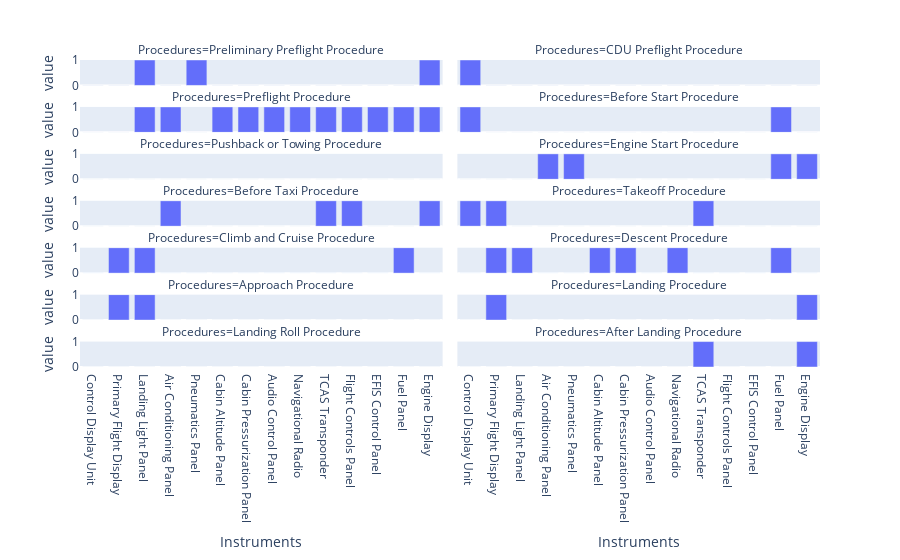

The cell this chart's notebook holds for it:
### Code cell
fig = px.bar(meltedPhases, x="Instruments", y="value",
             facet_col="Procedures",
            facet_col_wrap=2)
fig.update_yaxes(range=[0,1])
fig.update_yaxes(nticks=2)
fig.show()

### Figure 1 — Plotly figure (JSON) as saved in the notebook; plotly's stock layout.template omitted (floating-point values rounded to 4 significant figures)
{"data": [{"alignmentgroup": "True", "hovertemplate": "Procedures=Preliminary Preflight Procedure<br>Instruments=%{x}<br>value=%{y}<extra></extra>", "legendgroup": "", "marker": {"color": "#636efa"}, "name": "", "offsetgroup": "", "orientation": "v", "showlegend": false, "textposition": "auto", "type": "bar", "x": ["Control Display Unit", "Primary Flight Display", "Landing Light Panel", "Air Conditioning Panel", "Pneumatics Panel", "Cabin Altitude Panel", "Cabin Pressurization Panel", "Audio Control Panel", "Navigational Radio", "TCAS Transponder", "Flight Controls Panel", "EFIS Control Panel", "Fuel Panel", "Engine Display"], "xaxis": "x13", "y": [0, 0, 1, 0, 1, 0, 0, 0, 0, 0, 0, 0, 0, 1], "yaxis": "y13"}, {"alignmentgroup": "True", "hovertemplate": "Procedures=CDU Preflight Procedure<br>Instruments=%{x}<br>value=%{y}<extra></extra>", "legendgroup": "", "marker": {"color": "#636efa"}, "name": "", "offsetgroup": "", "orientation": "v", "showlegend": false, "textposition": "auto", "type": "bar", "x": ["Control Display Unit", "Primary Flight Display", "Landing Light Panel", "Air Conditioning Panel", "Pneumatics Panel", "Cabin Altitude Panel", "Cabin Pressurization Panel", "Audio Control Panel", "Navigational Radio", "TCAS Transponder", "Flight Controls Panel", "EFIS Control Panel", "Fuel Panel", "Engine Display"], "xaxis": "x14", "y": [1, 0, 0, 0, 0, 0, 0, 0, 0, 0, 0, 0, 0, 0], "yaxis": "y14"}, {"alignmentgroup": "True", "hovertemplate": "Procedures=Preflight Procedure<br>Instruments=%{x}<br>value=%{y}<extra></extra>", "legendgroup": "", "marker": {"color": "#636efa"}, "name": "", "offsetgroup": "", "orientation": "v", "showlegend": false, "textposition": "auto", "type": "bar", "x": ["Control Display Unit", "Primary Flight Display", "Landing Light Panel", "Air Conditioning Panel", "Pneumatics Panel", "Cabin Altitude Panel", "Cabin Pressurization Panel", "Audio Control Panel", "Navigational Radio", "TCAS Transponder", "Flight Controls Panel", "EFIS Control Panel", "Fuel Panel", "Engine Display"], "xaxis": "x11", "y": [0, 0, 1, 1, 0, 1, 1, 1, 1, 1, 1, 1, 1, 1], "yaxis": "y11"}, {"alignmentgroup": "True", "hovertemplate": "Procedures=Before Start Procedure<br>Instruments=%{x}<br>value=%{y}<extra></extra>", "legendgroup": "", "marker": {"color": "#636efa"}, "name": "", "offsetgroup": "", "orientation": "v", "showlegend": false, "textposition": "auto", "type": "bar", "x": ["Control Display Unit", "Primary Flight Display", "Landing Light Panel", "Air Conditioning Panel", "Pneumatics Panel", "Cabin Altitude Panel", "Cabin Pressurization Panel", "Audio Control Panel", "Navigational Radio", "TCAS Transponder", "Flight Controls Panel", "EFIS Control Panel", "Fuel Panel", "Engine Display"], "xaxis": "x12", "y": [1, 0, 0, 0, 0, 0, 0, 0, 0, 0, 0, 0, 1, 0], "yaxis": "y12"}, {"alignmentgroup": "True", "hovertemplate": "Procedures=Pushback or Towing Procedure<br>Instruments=%{x}<br>value=%{y}<extra></extra>", "legendgroup": "", "marker": {"color": "#636efa"}, "name": "", "offsetgroup": "", "orientation": "v", "showlegend": false, "textposition": "auto", "type": "bar", "x": ["Control Display Unit", "Primary Flight Display", "Landing Light Panel", "Air Conditioning Panel", "Pneumatics Panel", "Cabin Altitude Panel", "Cabin Pressurization Panel", "Audio Control Panel", "Navigational Radio", "TCAS Transponder", "Flight Controls Panel", "EFIS Control Panel", "Fuel Panel", "Engine Display"], "xaxis": "x9", "y": [0, 0, 0, 0, 0, 0, 0, 0, 0, 0, 0, 0, 0, 0], "yaxis": "y9"}, {"alignmentgroup": "True", "hovertemplate": "Procedures=Engine Start Procedure<br>Instruments=%{x}<br>value=%{y}<extra></extra>", "legendgroup": "", "marker": {"color": "#636efa"}, "name": "", "offsetgroup": "", "orientation": "v", "showlegend": false, "textposition": "auto", "type": "bar", "x": ["Control Display Unit", "Primary Flight Display", "Landing Light Panel", "Air Conditioning Panel", "Pneumatics Panel", "Cabin Altitude Panel", "Cabin Pressurization Panel", "Audio Control Panel", "Navigational Radio", "TCAS Transponder", "Flight Controls Panel", "EFIS Control Panel", "Fuel Panel", "Engine Display"], "xaxis": "x10", "y": [0, 0, 0, 1, 1, 0, 0, 0, 0, 0, 0, 0, 1, 1], "yaxis": "y10"}, {"alignmentgroup": "True", "hovertemplate": "Procedures=Before Taxi Procedure<br>Instruments=%{x}<br>value=%{y}<extra></extra>", "legendgroup": "", "marker": {"color": "#636efa"}, "name": "", "offsetgroup": "", "orientation": "v", "showlegend": false, "textposition": "auto", "type": "bar", "x": ["Control Display Unit", "Primary Flight Display", "Landing Light Panel", "Air Conditioning Panel", "Pneumatics Panel", "Cabin Altitude Panel", "Cabin Pressurization Panel", "Audio Control Panel", "Navigational Radio", "TCAS Transponder", "Flight Controls Panel", "EFIS Control Panel", "Fuel Panel", "Engine Display"], "xaxis": "x7", "y": [0, 0, 0, 1, 0, 0, 0, 0, 0, 1, 1, 0, 0, 1], "yaxis": "y7"}, {"alignmentgroup": "True", "hovertemplate": "Procedures=Takeoff Procedure<br>Instruments=%{x}<br>value=%{y}<extra></extra>", "legendgroup": "", "marker": {"color": "#636efa"}, "name": "", "offsetgroup": "", "orientation": "v", "showlegend": false, "textposition": "auto", "type": "bar", "x": ["Control Display Unit", "Primary Flight Display", "Landing Light Panel", "Air Conditioning Panel", "Pneumatics Panel", "Cabin Altitude Panel", "Cabin Pressurization Panel", "Audio Control Panel", "Navigational Radio", "TCAS Transponder", "Flight Controls Panel", "EFIS Control Panel", "Fuel Panel", "Engine Display"], "xaxis": "x8", "y": [1, 1, 0, 0, 0, 0, 0, 0, 0, 1, 0, 0, 0, 0], "yaxis": "y8"}, {"alignmentgroup": "True", "hovertemplate": "Procedures=Climb and Cruise Procedure<br>Instruments=%{x}<br>value=%{y}<extra></extra>", "legendgroup": "", "marker": {"color": "#636efa"}, "name": "", "offsetgroup": "", "orientation": "v", "showlegend": false, "textposition": "auto", "type": "bar", "x": ["Control Display Unit", "Primary Flight Display", "Landing Light Panel", "Air Conditioning Panel", "Pneumatics Panel", "Cabin Altitude Panel", "Cabin Pressurization Panel", "Audio Control Panel", "Navigational Radio", "TCAS Transponder", "Flight Controls Panel", "EFIS Control Panel", "Fuel Panel", "Engine Display"], "xaxis": "x5", "y": [0, 1, 1, 0, 0, 0, 0, 0, 0, 0, 0, 0, 1, 0], "yaxis": "y5"}, {"alignmentgroup": "True", "hovertemplate": "Procedures=Descent Procedure<br>Instruments=%{x}<br>value=%{y}<extra></extra>", "legendgroup": "", "marker": {"color": "#636efa"}, "name": "", "offsetgroup": "", "orientation": "v", "showlegend": false, "textposition": "auto", "type": "bar", "x": ["Control Display Unit", "Primary Flight Display", "Landing Light Panel", "Air Conditioning Panel", "Pneumatics Panel", "Cabin Altitude Panel", "Cabin Pressurization Panel", "Audio Control Panel", "Navigational Radio", "TCAS Transponder", "Flight Controls Panel", "EFIS Control Panel", "Fuel Panel", "Engine Display"], "xaxis": "x6", "y": [0, 1, 1, 0, 0, 1, 1, 0, 1, 0, 0, 0, 1, 0], "yaxis": "y6"}, {"alignmentgroup": "True", "hovertemplate": "Procedures=Approach Procedure<br>Instruments=%{x}<br>value=%{y}<extra></extra>", "legendgroup": "", "marker": {"color": "#636efa"}, "name": "", "offsetgroup": "", "orientation": "v", "showlegend": false, "textposition": "auto", "type": "bar", "x": ["Control Display Unit", "Primary Flight Display", "Landing Light Panel", "Air Conditioning Panel", "Pneumatics Panel", "Cabin Altitude Panel", "Cabin Pressurization Panel", "Audio Control Panel", "Navigational Radio", "TCAS Transponder", "Flight Controls Panel", "EFIS Control Panel", "Fuel Panel", "Engine Display"], "xaxis": "x3", "y": [0, 1, 1, 0, 0, 0, 0, 0, 0, 0, 0, 0, 0, 0], "yaxis": "y3"}, {"alignmentgroup": "True", "hovertemplate": "Procedures=Landing Procedure<br>Instruments=%{x}<br>value=%{y}<extra></extra>", "legendgroup": "", "marker": {"color": "#636efa"}, "name": "", "offsetgroup": "", "orientation": "v", "showlegend": false, "textposition": "auto", "type": "bar", "x": ["Control Display Unit", "Primary Flight Display", "Landing Light Panel", "Air Conditioning Panel", "Pneumatics Panel", "Cabin Altitude Panel", "Cabin Pressurization Panel", "Audio Control Panel", "Navigational Radio", "TCAS Transponder", "Flight Controls Panel", "EFIS Control Panel", "Fuel Panel", "Engine Display"], "xaxis": "x4", "y": [0, 1, 0, 0, 0, 0, 0, 0, 0, 0, 0, 0, 0, 1], "yaxis": "y4"}, {"alignmentgroup": "True", "hovertemplate": "Procedures=Landing Roll Procedure<br>Instruments=%{x}<br>value=%{y}<extra></extra>", "legendgroup": "", "marker": {"color": "#636efa"}, "name": "", "offsetgroup": "", "orientation": "v", "showlegend": false, "textposition": "auto", "type": "bar", "x": ["Control Display Unit", "Primary Flight Display", "Landing Light Panel", "Air Conditioning Panel", "Pneumatics Panel", "Cabin Altitude Panel", "Cabin Pressurization Panel", "Audio Control Panel", "Navigational Radio", "TCAS Transponder", "Flight Controls Panel", "EFIS Control Panel", "Fuel Panel", "Engine Display"], "xaxis": "x", "y": [0, 0, 0, 0, 0, 0, 0, 0, 0, 0, 0, 0, 0, 0], "yaxis": "y"}, {"alignmentgroup": "True", "hovertemplate": "Procedures=After Landing Procedure<br>Instruments=%{x}<br>value=%{y}<extra></extra>", "legendgroup": "", "marker": {"color": "#636efa"}, "name": "", "offsetgroup": "", "orientation": "v", "showlegend": false, "textposition": "auto", "type": "bar", "x": ["Control Display Unit", "Primary Flight Display", "Landing Light Panel", "Air Conditioning Panel", "Pneumatics Panel", "Cabin Altitude Panel", "Cabin Pressurization Panel", "Audio Control Panel", "Navigational Radio", "TCAS Transponder", "Flight Controls Panel", "EFIS Control Panel", "Fuel Panel", "Engine Display"], "xaxis": "x2", "y": [0, 0, 0, 0, 0, 0, 0, 0, 0, 1, 0, 0, 0, 1], "yaxis": "y2"}], "layout": {"annotations": [{"font": {}, "showarrow": false, "text": "Procedures=Landing Roll Procedure", "x": 0.245, "xanchor": "center", "xref": "paper", "y": 0.08286, "yanchor": "bottom", "yref": "paper"}, {"font": {}, "showarrow": false, "text": "Procedures=After Landing Procedure", "x": 0.755, "xanchor": "center", "xref": "paper", "y": 0.08286, "yanchor": "bottom", "yref": "paper"}, {"font": {}, "showarrow": false, "text": "Procedures=Approach Procedure", "x": 0.245, "xanchor": "center", "xref": "paper", "y": 0.2357, "yanchor": "bottom", "yref": "paper"}, {"font": {}, "showarrow": false, "text": "Procedures=Landing Procedure", "x": 0.755, "xanchor": "center", "xref": "paper", "y": 0.2357, "yanchor": "bottom", "yref": "paper"}, {"font": {}, "showarrow": false, "text": "Procedures=Climb and Cruise Procedure", "x": 0.245, "xanchor": "center", "xref": "paper", "y": 0.3886, "yanchor": "bottom", "yref": "paper"}, {"font": {}, "showarrow": false, "text": "Procedures=Descent Procedure", "x": 0.755, "xanchor": "center", "xref": "paper", "y": 0.3886, "yanchor": "bottom", "yref": "paper"}, {"font": {}, "showarrow": false, "text": "Procedures=Before Taxi Procedure", "x": 0.245, "xanchor": "center", "xref": "paper", "y": 0.5414, "yanchor": "bottom", "yref": "paper"}, {"font": {}, "showarrow": false, "text": "Procedures=Takeoff Procedure", "x": 0.755, "xanchor": "center", "xref": "paper", "y": 0.5414, "yanchor": "bottom", "yref": "paper"}, {"font": {}, "showarrow": false, "text": "Procedures=Pushback or Towing Procedure", "x": 0.245, "xanchor": "center", "xref": "paper", "y": 0.6943, "yanchor": "bottom", "yref": "paper"}, {"font": {}, "showarrow": false, "text": "Procedures=Engine Start Procedure", "x": 0.755, "xanchor": "center", "xref": "paper", "y": 0.6943, "yanchor": "bottom", "yref": "paper"}, {"font": {}, "showarrow": false, "text": "Procedures=Preflight Procedure", "x": 0.245, "xanchor": "center", "xref": "paper", "y": 0.8471, "yanchor": "bottom", "yref": "paper"}, {"font": {}, "showarrow": false, "text": "Procedures=Before Start Procedure", "x": 0.755, "xanchor": "center", "xref": "paper", "y": 0.8471, "yanchor": "bottom", "yref": "paper"}, {"font": {}, "showarrow": false, "text": "Procedures=Preliminary Preflight Procedure", "x": 0.245, "xanchor": "center", "xref": "paper", "y": 1, "yanchor": "bottom", "yref": "paper"}, {"font": {}, "showarrow": false, "text": "Procedures=CDU Preflight Procedure", "x": 0.755, "xanchor": "center", "xref": "paper", "y": 1, "yanchor": "bottom", "yref": "paper"}], "autosize": true, "barmode": "relative", "legend": {"tracegroupgap": 0}, "margin": {"t": 60}, "xaxis": {"anchor": "y", "autorange": true, "domain": [0, 0.49], "range": [-0.5, 13.5], "title": {"text": "Instruments"}, "type": "category"}, "xaxis10": {"anchor": "y10", "autorange": true, "domain": [0.51, 1], "matches": "x", "range": [-0.5, 13.5], "showticklabels": false, "type": "category"}, "xaxis11": {"anchor": "y11", "autorange": true, "domain": [0, 0.49], "matches": "x", "range": [-0.5, 13.5], "showticklabels": false, "type": "category"}, "xaxis12": {"anchor": "y12", "autorange": true, "domain": [0.51, 1], "matches": "x", "range": [-0.5, 13.5], "showticklabels": false, "type": "category"}, "xaxis13": {"anchor": "y13", "autorange": true, "domain": [0, 0.49], "matches": "x", "range": [-0.5, 13.5], "showticklabels": false, "type": "category"}, "xaxis14": {"anchor": "y14", "autorange": true, "domain": [0.51, 1], "matches": "x", "range": [-0.5, 13.5], "showticklabels": false, "type": "category"}, "xaxis2": {"anchor": "y2", "autorange": true, "domain": [0.51, 1], "matches": "x", "range": [-0.5, 13.5], "title": {"text": "Instruments"}, "type": "category"}, "xaxis3": {"anchor": "y3", "autorange": true, "domain": [0, 0.49], "matches": "x", "range": [-0.5, 13.5], "showticklabels": false, "type": "category"}, "xaxis4": {"anchor": "y4", "autorange": true, "domain": [0.51, 1], "matches": "x", "range": [-0.5, 13.5], "showticklabels": false, "type": "category"}, "xaxis5": {"anchor": "y5", "autorange": true, "domain": [0, 0.49], "matches": "x", "range": [-0.5, 13.5], "showticklabels": false, "type": "category"}, "xaxis6": {"anchor": "y6", "autorange": true, "domain": [0.51, 1], "matches": "x", "range": [-0.5, 13.5], "showticklabels": false, "type": "category"}, "xaxis7": {"anchor": "y7", "autorange": true, "domain": [0, 0.49], "matches": "x", "range": [-0.5, 13.5], "showticklabels": false, "type": "category"}, "xaxis8": {"anchor": "y8", "autorange": true, "domain": [0.51, 1], "matches": "x", "range": [-0.5, 13.5], "showticklabels": false, "type": "category"}, "xaxis9": {"anchor": "y9", "autorange": true, "domain": [0, 0.49], "matches": "x", "range": [-0.5, 13.5], "showticklabels": false, "type": "category"}, "yaxis": {"anchor": "x", "domain": [0, 0.08286], "nticks": 2, "range": [0, 1], "title": {"text": "value"}, "type": "linear"}, "yaxis10": {"anchor": "x10", "domain": [0.6114, 0.6943], "matches": "y", "nticks": 2, "range": [0, 1], "showticklabels": false, "type": "linear"}, "yaxis11": {"anchor": "x11", "domain": [0.7643, 0.8471], "matches": "y", "nticks": 2, "range": [0, 1], "title": {"text": "value"}, "type": "linear"}, "yaxis12": {"anchor": "x12", "domain": [0.7643, 0.8471], "matches": "y", "nticks": 2, "range": [0, 1], "showticklabels": false, "type": "linear"}, "yaxis13": {"anchor": "x13", "domain": [0.9171, 1], "matches": "y", "nticks": 2, "range": [0, 1], "title": {"text": "value"}, "type": "linear"}, "yaxis14": {"anchor": "x14", "domain": [0.9171, 1], "matches": "y", "nticks": 2, "range": [0, 1], "showticklabels": false, "type": "linear"}, "yaxis2": {"anchor": "x2", "domain": [0, 0.08286], "matches": "y", "nticks": 2, "range": [0, 1], "showticklabels": false, "type": "linear"}, "yaxis3": {"anchor": "x3", "domain": [0.1529, 0.2357], "matches": "y", "nticks": 2, "range": [0, 1], "title": {"text": "value"}, "type": "linear"}, "yaxis4": {"anchor": "x4", "domain": [0.1529, 0.2357], "matches": "y", "nticks": 2, "range": [0, 1], "showticklabels": false, "type": "linear"}, "yaxis5": {"anchor": "x5", "domain": [0.3057, 0.3886], "matches": "y", "nticks": 2, "range": [0, 1], "title": {"text": "value"}, "type": "linear"}, "yaxis6": {"anchor": "x6", "domain": [0.3057, 0.3886], "matches": "y", "nticks": 2, "range": [0, 1], "showticklabels": false, "type": "linear"}, "yaxis7": {"anchor": "x7", "domain": [0.4586, 0.5414], "matches": "y", "nticks": 2, "range": [0, 1], "title": {"text": "value"}, "type": "linear"}, "yaxis8": {"anchor": "x8", "domain": [0.4586, 0.5414], "matches": "y", "nticks": 2, "range": [0, 1], "showticklabels": false, "type": "linear"}, "yaxis9": {"anchor": "x9", "domain": [0.6114, 0.6943], "matches": "y", "nticks": 2, "range": [0, 1], "title": {"text": "value"}, "type": "linear"}}}
